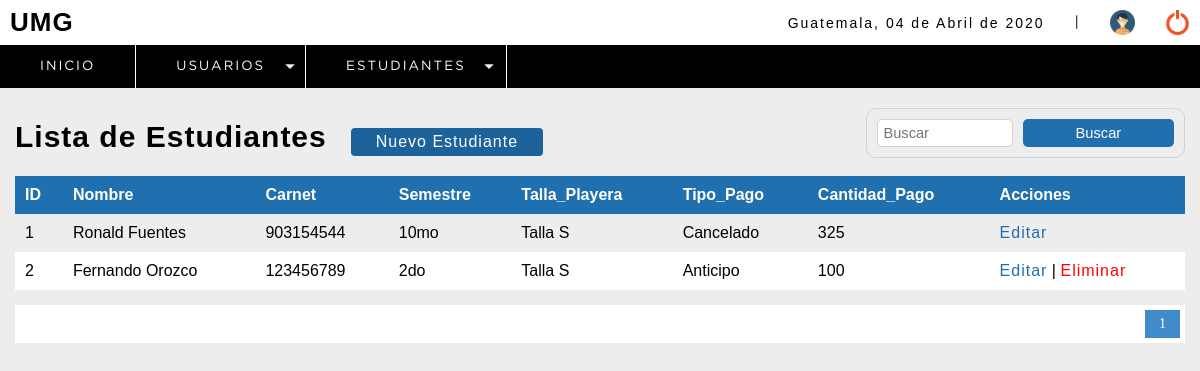
Screenshot of /sistema/lista_estudiante.php (signed in) with the database file from the repository.
### tables this page shows
CREATE TABLE `estudiante` (
  `idestudiante` int(11) NOT NULL,
  `nombre` varchar(150) DEFAULT NULL,
  `carnet` varchar(50) DEFAULT NULL,
  `semestre` varchar(100) NOT NULL,
  `talla` varchar(15) DEFAULT NULL,
  `pago` varchar(100) DEFAULT NULL,
  `cantidad` int(10) NOT NULL,
  `estatus` int(11) NOT NULL DEFAULT '1'
);

### sistema/includes/functions.php (called while the page is built, shortened)
<?php
	function fechaC(){
		$mes = array("","Enero",
					  "Febrero",
					  "Marzo",
					  "Abril",
					  "Mayo",
					  "Junio",
					  "Julio",
					  "Agosto",
					  "Septiembre",
					  "Octubre",
					  "Noviembre",
					  "Diciembre");
		return date('d')." de ". $mes[date('n')] . " de " . date('Y');
	}
 ?>

### sistema/lista_estudiante.php (the view, shortened to what this page needs)
<?php
	include "../conexion.php";
 ?>
<!DOCTYPE html>
<html lang="en">
<head>
	<?php include "includes/scripts.php"; ?>
</head>
<body>
	<?php include "includes/header.php"; ?>
	<section id="container">
		<br>
		<h1>Lista de Estudiantes</h1>
		<a href="registro_estudiante.php" class="btn_new">Nuevo Estudiante</a>
		<form action="buscar_estudiante.php" method="get" class="form_search">
			<input type="text" name="busqueda" id="busqueda" placeholder="Buscar">
			<input type="submit" value="Buscar" class="btn_search">
		</form>
		<table>
			<tr>
				<th>ID</th>
				<th>Nombre</th>
				<th>Carnet</th>
				<th>Semestre</th>
				<th>Talla_Playera</th>
        <th>Tipo_Pago</th>
				<th>Cantidad_Pago</th>
				<th>Acciones</th>
			</tr>
		<?php
			$sql_registe = mysqli_query($conection,"SELECT COUNT(*) as total_registro FROM estudiante WHERE estatus = 1 ");
			$result_register = mysqli_fetch_array($sql_registe);
			$total_registro = $result_register['total_registro'];
			$por_pagina = 7;
			if(empty($_GET['pagina']))
			{
				$pagina = 1;
			}else{
				$pagina = $_GET['pagina'];
			}
			$desde = ($pagina-1) * $por_pagina;
			$total_paginas = ceil($total_registro / $por_pagina);
			$query = mysqli_query($conection,"SELECT u.idestudiante, u.nombre, u.carnet, u.semestre, u.talla, u.pago, u.cantidad FROM estudiante u ORDER BY u.idestudiante ASC LIMIT $desde,$por_pagina
				");
			$result = mysqli_num_rows($query);
			if($result > 0){
				while ($data = mysqli_fetch_array($query)) {
			?>
				<tr>
					<td><?php echo $data["idestudiante"]; ?></td>
					<td><?php echo $data["nombre"]; ?></td>
					<td><?php echo $data["carnet"]; ?></td>
					<td><?php echo $data["semestre"]; ?></td>
					<td><?php echo $data['talla']; ?></td>
          <td><?php echo $data['pago']; ?></td>
					<td><?php echo $data['cantidad']; ?></td>
					<td>
						<a class="link_edit" href="editar_estudiante.php?id=<?php echo $data["idestudiante"]; ?>">Editar</a>
						<?php if($data["idestudiante"] != 1){ ?>
							|
							<a class="link_delete" href="eliminar_confirmar_estudiante.php?id=<?php echo $data["idestudiante"]; ?>">Eliminar</a>
						<?php } ?>
					</td>
				</tr>
		<?php
				}
			}
		 ?>
		</table>
		<div class="paginador">
			<ul>
			<?php
				for ($i=1; $i <= $total_paginas; $i++) {
					if($i == $pagina)
					{
						echo '<li class="pageSelected">'.$i.'</li>';
					}else{
						echo '<li><a href="?pagina='.$i.'">'.$i.'</a></li>';
					}
				}
			 ?>
			</ul>
		</div>
	</section>
</body>
</html>

### sistema/includes/scripts.php (shortened to what this page needs)
<link rel="stylesheet" type="text/css" href="css/estilos.css">
<?php include "functions.php"; ?>

### sistema/includes/header.php (shortened to what this page needs)
<header>
	<div class="header">
		<h1>UMG</h1>
		<div class="optionsBar">
			<p>Guatemala, <?php echo fechaC(); ?></p>
			<span>|</span>
			<img class="photouser" src="img/user.png" alt="Usuario">
			<a href="salir.php"><img class="close" src="img/salir2.png" alt="Salir del sistema" title="Salir"></a>
		</div>
	</div>
	<?php include "nav.php"; ?>
</header>

### sistema/includes/nav.php (shortened to what this page needs)
	<nav>
		<ul>
			<li><a href="index.php">Inicio</a></li>
		<?php
			if($_SESSION['rol'] == 1){
		 ?>
			<li class="principal">
				<a href="#">Usuarios</a>
			</li>
			<li class="principal">
				<a href="#">Estudiantes</a>
			</li>
		<?php } ?>
	</ul>
</nav>

### sistema/css/estilos.css (style rules this page uses)
* { margin: 0; padding: 0; box-sizing: border-box; }
body { background: #ededed; }
h1, h2, h3, h4, h5, h6 { font-family: 'arial'; font-weight: bold; letter-spacing: 1px; }
h1 { font-size: 26px; }
p { font-family: 'arial'; letter-spacing: 2px; font-size: 14px; line-height: 20px; }
a { text-decoration: none; font-family: arial; letter-spacing: 1px; }
span { font-family: 'GothamBook'; letter-spacing: 1px; font-size: 14px; line-height: 20px; }
header { position: fixed; width: 100%; }
.header { color: #000; background: #FFF; height: 45px; display: -webkit-flex; display: -moz-flex; display: -ms-flex; display: -o-flex; display: flex; justify-content: space-between; align-items: center; padding: 10px; }
.optionsBar { display: -webkit-flex; display: -moz-flex; display: -ms-flex; display: -o-flex; display: flex; justify-content: center; align-items: center; }
.optionsBar span { color: #000; font-size: 11pt; font-family: 'GothamBook'; text-transform: uppercase; margin-left: 30px; }
.photouser { margin-left: 30px; width: 25px; height: 25px; }
.close { width: 25px; height: 25px; }
.optionsBar a { display: -webkit-flex; display: -moz-flex; display: -ms-flex; display: -o-flex; display: flex; margin-left: 30px; }
nav ul { background: #000; list-style: none; display: -webkit-flex; display: -moz-flex; display: -ms-flex; display: -o-flex; display: flex; justify-content: left; align-items: center; }
nav ul > li a { position: relative; }
nav a { color: #FFF; display: block; font-size: 10pt; font-family: 'GothamBook'; padding: 15px 40px; text-transform: uppercase; letter-spacing: 2px; transition: background .5s; border-right: 1px solid #FFF; }
nav .principal > a { background: url(../images/arrow_bottom.png) no-repeat; background-position-x: 0%; background-position-y: 0%; background-size: auto auto; background-position: 94% center; background-size: 10px; }
#container { padding: 90px 15px 15px; }
form { background: #FFF; margin: auto; padding: 20px 50px; border: 1px solid #d1d1d1; border-radius: 10px; }
input,select { display: block; width: 100%; font-size: 11pt; padding: 5px; border: 1px solid #d1d1d1; border-radius: 5px; }
#container h1 { font-size: 30px; display: inline-block; }
.btn_new { display: inline-block; background:#1C629B; color: #FFF; padding: 5px 25px; border-radius: 4px; margin: 20px; }
table { border-collapse: collapse; font-size: 12pt; font-family: 'arial'; width: 100%; }
table th { text-align: left; padding: 10px; background: #206FAF; color: #FFF; }
table tr:nth-child(odd) { background: #FFF; }
table td { padding: 10px; }
.link_edit { color: #206FAF; }
.link_delete { color: red; }
.paginador ul { padding: 5px; list-style: none; background: #FFF; margin-top: 15px; display: -webkit-flex; display: -moz-flex; display: -ms-flex; display: -o-flex; display: flex; justify-content: flex-end; }
.paginador a, .pageSelected { color: #206FAF; border: 1px solid #ddd; padding: 5px; display: inline-block; font-size: 14px; text-align: center; width: 35px; }
.pageSelected { color: #FFF; background: #428bca; border: 1px solid #428bca; }
.form_search { display: -webkit-flex; display: -moz-flex; display: -ms-flex; display: -o-flex; display: flex; float: right; background: initial; padding: 10px; border-radius: 10px; }
.form_search .btn_search { background: #206FAF; color: #FFF; padding: 0 20px; border: 0; cursor: pointer; margin-left: 10px; }

### rows the page displays
estudiante: idestudiante "1", nombre "Ronald Fuentes", carnet "903154544", semestre "10mo", talla "Talla S", pago "Cancelado", cantidad "325"
estudiante: idestudiante "2", nombre "Fernando Orozco", carnet "123456789", semestre "2do", talla "Talla S", pago "Anticipo", cantidad "100"

### other values shown
fechaC() "04 de Abril de 2020"
